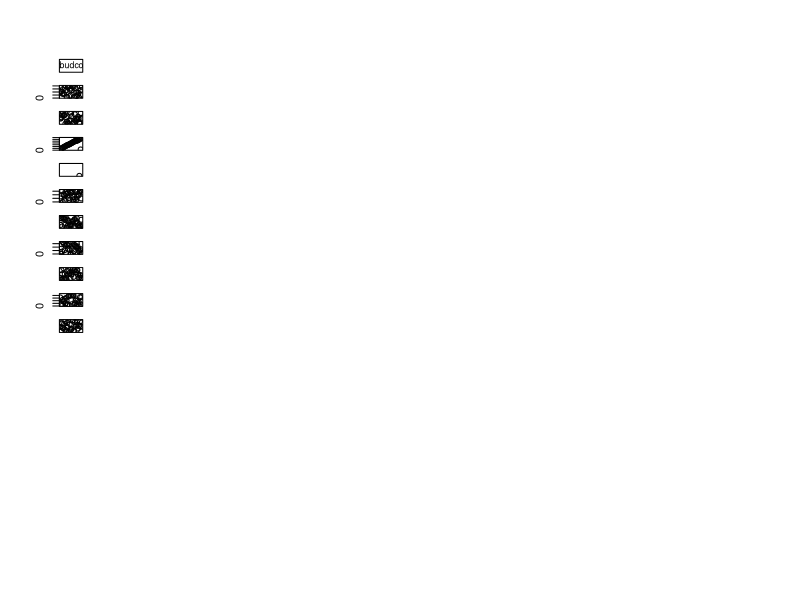

Write R code to recreate this figure. (Note: this script raises an error after producing the figure.)
## Started 18 Jan 2024 ##
## By Lizzie ##
## Looking at some Magnolia data ##

## From UBC botanical garden ## 

## housekeeping
rm(list=ls()) 
options(stringsAsFactors = FALSE)

# setwd("~/Documents/git/projects/misc/miscmisc/magnoliaubc/analyses")

# install.packages("viridis")

## packages
library(ggplot2)
library(gridExtra)
library(viridis)

d  <- read.csv("analyses/input/Magnolia Phenology Study to 2013.csv")
# d$firstbudcolordate <- as.Date()
# d$firstbudcolordate <- as.Date()
d$firstbudcolordate <- as.Date(d$First.bud.colour, format="%d-%b-%Y")
d$firstbudcolordoy <- format(d$firstbudcolordate,"%j")
d$firstbudcoloryr <- format(d$firstbudcolordate,"%Y")
# Ugh ... I don't think the above is good, as we'd have to do every column with a date, we should try..
# MELTING (or reshaping from wide to long) so we get all the date columns in one columns and have...
# another column for 'event'

plot(d, aes(x=firstbudcoloryr, y=firstbudcolordoy))+
	geom_line(color=Name) # oy -- not working! Need to clean up the name column using grep




# <><><><><><><><><><><><><><><><><><><><><><><><><><><><><><><><><><><><><><><><><><><><><><><><><><><><><><>

# 23/1/2023
# JUSTIN's  efforts

# trying to turn all the columns into one column for easier DOY conversion
library(tidyverse)
# install.packages("reshape")
library(reshape)
library(lubridate)
library(ggthemes)


magnolia <- read.csv("analyses/input/Magnolia Phenology Study to 2013.csv")
magselect <- magnolia %>%
  select(-X.1,-X.2,-X.3,-X.4,-X.5) %>%
  as.data.frame() #I just tossed this in here since it seemed to fix some date issues

# M. sprengeri 'Copeland Court' has wack date values so I'm going to filter it out and then change them separately before adding it back into the main dataframe since I'm not sure how to modify only one range of rows

magfilter <- magselect %>%
  filter(Name != "M. sprengeri 'Copeland Court'")
copeland <- magselect %>%
  filter(Name == "M. sprengeri 'Copeland Court'")

# working on the other species/cultivars first
maglong <- melt(magfilter, id.vars=c("X","Ref..No.","Location","Name","year","Accession.Number"),
                      var = "event")
magdate <- maglong %>%
  mutate(value=dmy(value))
magdate$value <- as.Date(magdate$value)
magdate$year <- year(magdate$value)
# magdoy <- magdate %>%
#   mutate(doy = yday(value)) 
# for some reason, applying yday() here to convert to doy messes up the format when doing pivot_wider

magwide <- magdate %>%
  group_by(event)%>%
  mutate(row=row_number()) %>%
  pivot_wider(names_from = event, values_from = value) %>%
  drop_na(Ref..No.)

# try doy conversion here? less elegant but avoids the format issue
magw_doy <- magwide %>%
  mutate(bud.colour = yday(First.bud.colour),
         anthesis = yday(First.flower.fully.open),
         peak.bloom = yday(Peak.bloom),
         tepal.drop.first = yday(First.tepal.drop),
         tepal.drop.last = yday(Last.tepal.drop))


# now adding in copeland court
copeland$First.bud.colour <- paste(copeland$year, copeland$First.bud.colour, sep = "/")
copeland$First.flower.fully.open <- paste(copeland$year, copeland$First.flower.fully.open, sep = "/")
copeland$Peak.bloom <- paste(copeland$year, copeland$Peak.bloom, sep = "/")
copeland$First.tepal.drop <- paste(copeland$year, copeland$First.tepal.drop, sep = "/")
copeland$Last.tepal.drop <- paste(copeland$year, copeland$Last.tepal.drop, sep = "/")

copelandlong <- copeland %>%
  melt(id.vars=c("X","Ref..No.","Location","Name","year","Accession.Number"),
                              var = "event")
copelanddate <- copelandlong %>%
  mutate(value=ydm(value))
# Copeland Court already has years entered in

copelandwide <- copelanddate %>%
  group_by(event)%>%
  mutate(row=row_number()) %>%
  pivot_wider(names_from = event, values_from = value) %>%
  drop_na(Ref..No.)

copelandw_doy <- copelandwide %>%
  mutate(bud.colour = yday(First.bud.colour),
         anthesis = yday(First.flower.fully.open),
         peak.bloom = yday(Peak.bloom),
         tepal.drop.first = yday(First.tepal.drop),
         tepal.drop.last = yday(Last.tepal.drop))

# Combining all the cultivars together now
as.data.frame(magw_doy)
as.data.frame(copelandw_doy)
magbind <- bind_rows(magw_doy,copelandw_doy)

bloomplot <- magbind %>%
  ggplot(aes(x = bud.colour,
             y = year,
             colour = Name)) +
  geom_line(linewidth = 1) +
  theme_clean() +
  theme(legend.position = "none")
bloomplot
# ummm....it looks crazy
